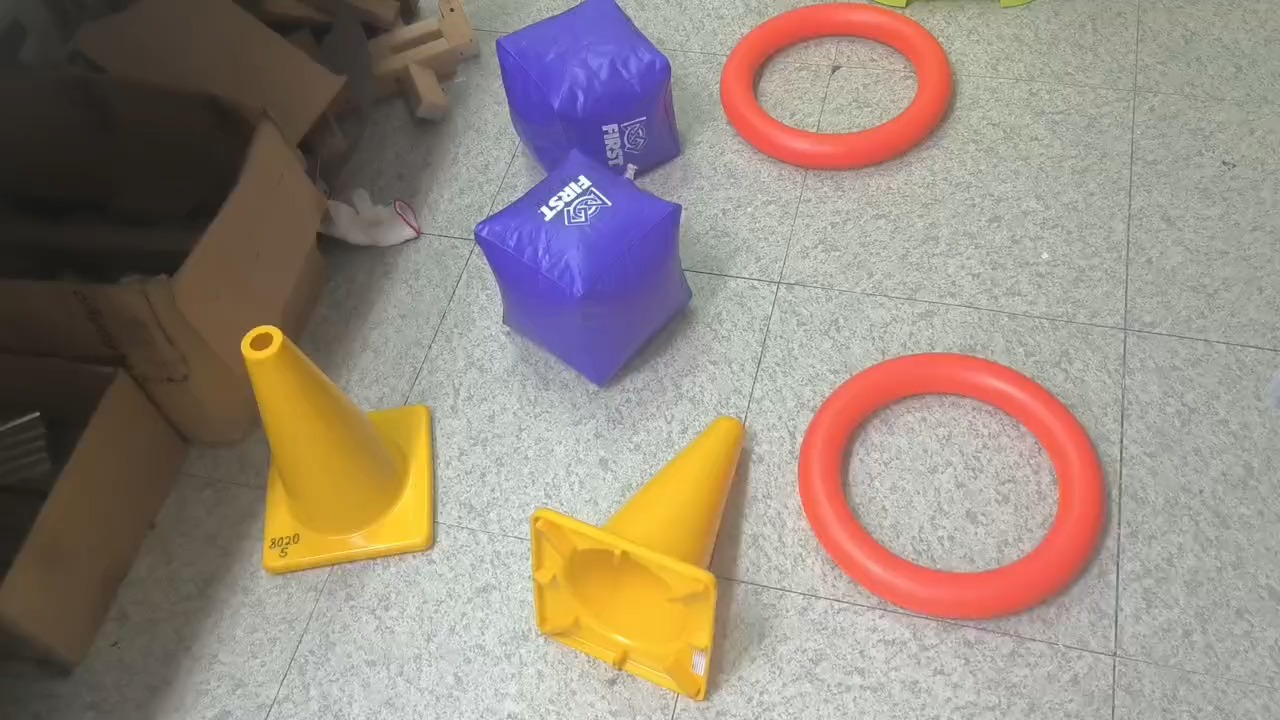
#> input picture objectdetection-week3/objects.jpg, 1280 x 720 px
$ python contour.py
#> lines starting #> are read from the running program, lines starting #| are printed output that depends on the picture; after the words box and inside, x2 and y2 are one past the last pixel; in counts of white or black regions, pixels touching at a corner belong together
'''
import cv2

# 1. Load the original image
image = cv2.imread('objects.jpg')
image = cv2.GaussianBlur(image, (5, 5), 0)
# 2. Convert to grayscale
gray = cv2.cvtColor(image, cv2.COLOR_BGR2GRAY)

# 3. Apply binary thresholding
_, thresh = cv2.threshold(gray, 100, 255, cv2.THRESH_BINARY)

# 4. Find contours
contours, hierarchy = cv2.findContours(
    thresh, cv2.RETR_TREE, cv2.CHAIN_APPROX_SIMPLE
)

# 5. Draw contours on a copy of the original image
image_contours = image.copy()
cv2.drawContours(image_contours, contours, -1, (0, 255, 0), 2)

# Display the result
cv2.imshow('Contours', image_contours)
cv2.waitKey(0)
cv2.destroyAllWindows()
'''
import cv2
import numpy as np

# Load your image
# Make sure your input image matches your HSV color bounds
image = cv2.imread('objects.jpg')
#> image is the input picture: shape (720, 1280, 3); mean B, G, R 126.6, 137.6, 151.1
output = image.copy()

# Step 1: Smooth the image to remove background texture/noise
blurred = cv2.GaussianBlur(image, (5, 5), 0)

# Step 2: Convert to HSV color space
hsv = cv2.cvtColor(blurred, cv2.COLOR_BGR2HSV)
#> hsv: shape (720, 1280, 3); mean H, S, V 37.3, 56.9, 157.8

# Step 3: Define color ranges (Example: Tuning for Orange Cones/Objects)
# Note: You can create separate masks for different colors if your objects are different colors!
lower_color = np.array([5, 100, 100])
upper_color = np.array([25, 255, 255])
mask = cv2.inRange(hsv, lower_color, upper_color)
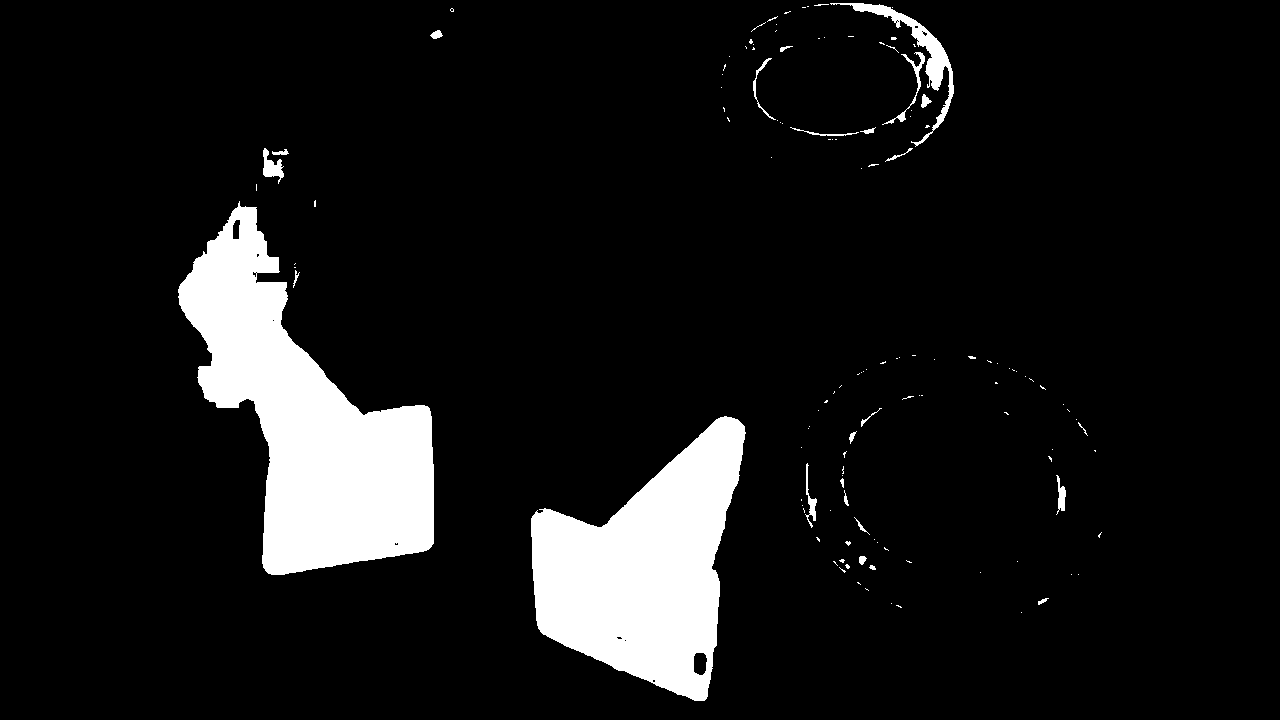
#> mask: shape (720, 1280); 9.1% white; 131 white regions (106 under 20 px), largest, box (x1, y1, x2, y2) and area: (178, 201, 434, 575) 43937, (531, 416, 746, 701) 35098, (830, 3, 954, 147) 2106

# Clean up the mask using morphology (fills small holes and removes tiny specks)
#> (the run stopped early here; a loop or call above may not have finished)

$ run again, with objectdetection-week3/polka_dots_2.jpg copied over objectdetection-week3/objects.jpg
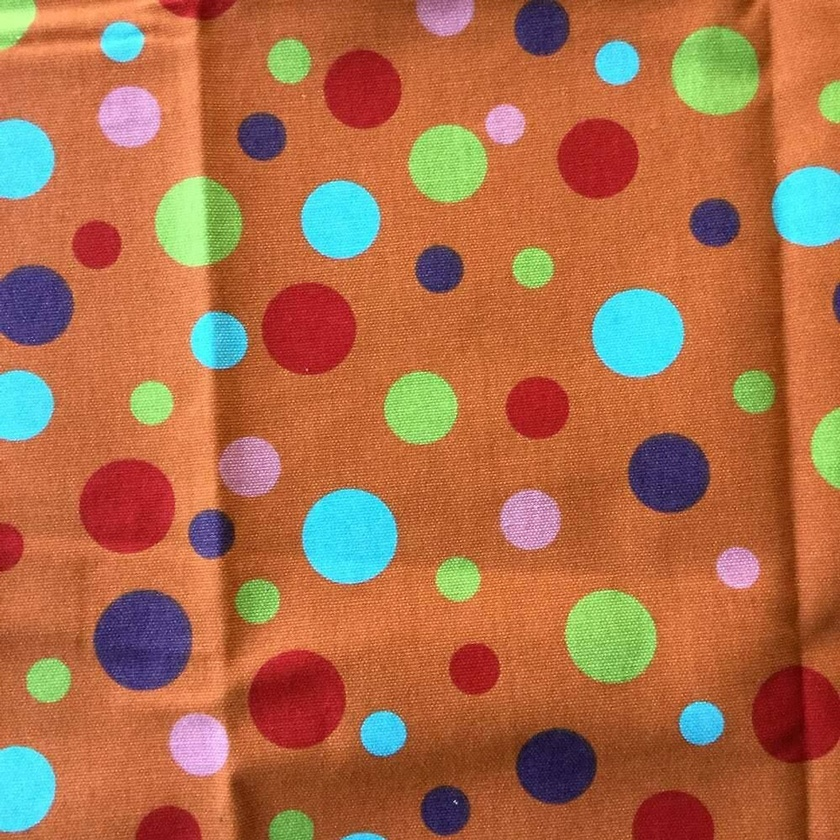
#> input picture objectdetection-week3/polka_dots_2.jpg, 840 x 840 px, shrunk from 1280 x 1280 before the run
#> image is the input picture: shape (840, 840, 3); mean B, G, R 74.1, 109.6, 173.8
#> hsv: shape (840, 840, 3); mean H, S, V 32.3, 172.5, 188.3
#> `mask = cv2.inRange(hsv, lower_color, upper_color)`:
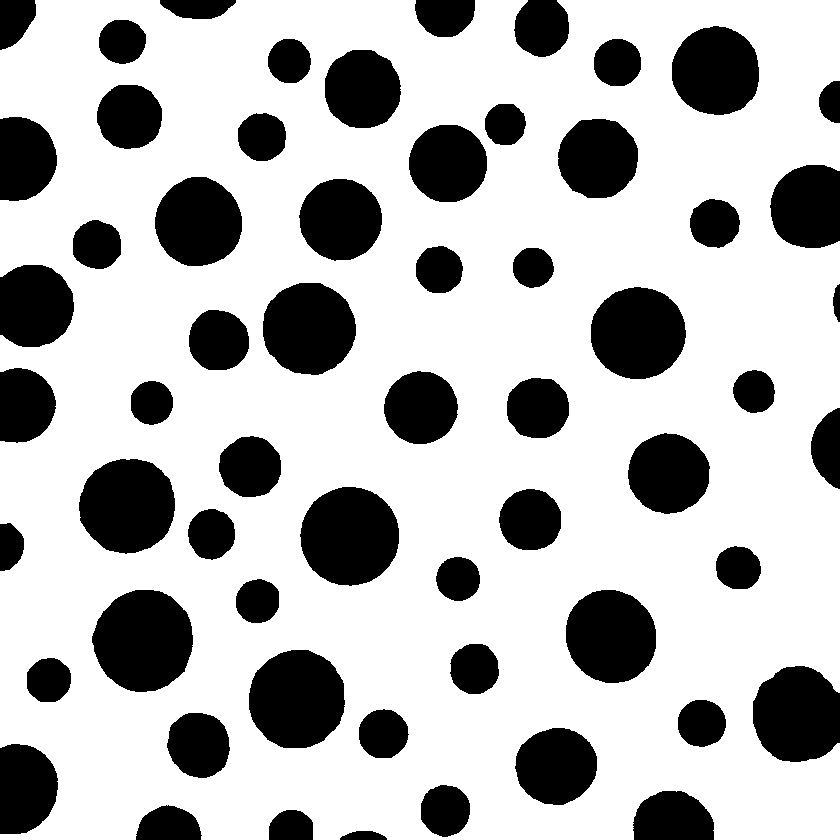
#> mask: shape (840, 840); 72.5% white; 60 black regions, largest, box (x1, y1, x2, y2) and area: (92, 590, 193, 692) 7987, (300, 487, 399, 586) 7661, (249, 650, 345, 748) 7473
